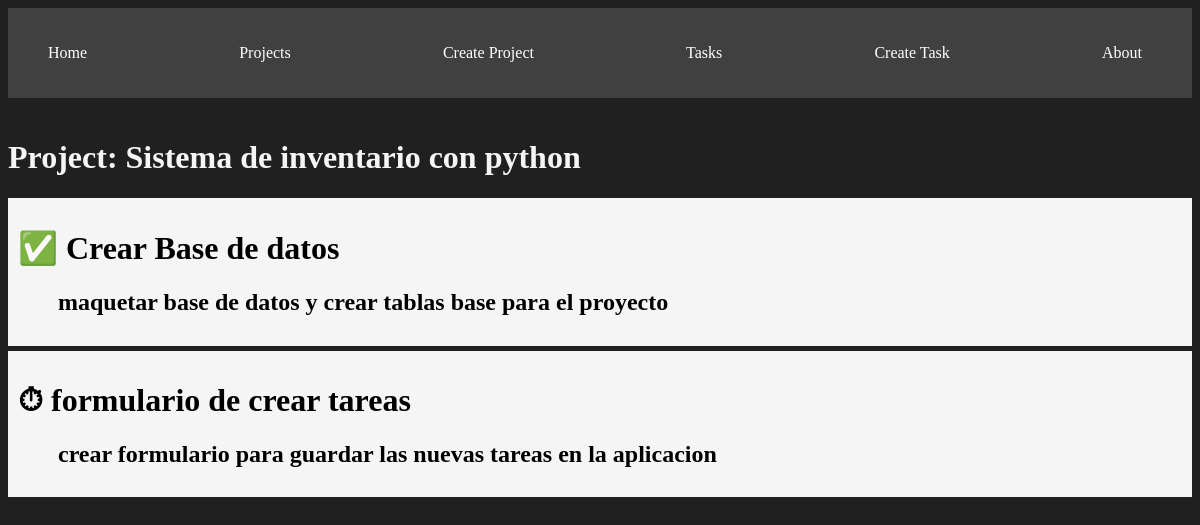
/projects/1, run on the app's committed database.
### myapp/models.py (models this page shows, shortened)
class Project(models.Model):
    name = models.CharField(max_length=200)
    def __str__(self) -> str:
        return self.name

class Task(models.Model):
    title = models.CharField(max_length=200)
    description = models.TextField()
    project = models.ForeignKey(Project, on_delete=models.CASCADE)
    done = models.BooleanField(default=False)

### myapp/views.py (the view)
# urls.py: path('projects/<int:id>', views.project_detail, name='project_detail'),
def project_detail(request, id):
    project = get_object_or_404(Project,id=id)
    tasks = Task.objects.filter(project_id=id)
    return render(request, "projects/detail_project.html",{
        'project' : project,
        'tasks' : tasks
    } )

### myapp/templates/projects/detail_project.html
{% extends 'layouts/base.html' %}
{% block content %}
<h1>Project: {{ project }}</h1>
{% if tasks %}
{% for task in tasks %}
<div class="card">
    <h1>{% if task.done %}✅{% else %}⏱{% endif %} {{task.title}}</h1>
    <h2>{{task.description}}</h2>
</div>
{% endfor %}
{% else %}
<div class="card">
    <h1>This project dont have any task to make yet, please add one!</h1>
</div>
{% endif %}
{% endblock %}

### myapp/static/styles/main.css (style rules this page uses)
body { background: #202020; color: whitesmoke; }
.card { padding: 10px; background: whitesmoke; color: black; margin-bottom: 5px; }
.card h2 { padding-left: 40px; }

### data on the page
Project: name "Sistema de inventario con python"
Task: title "Crear Base de datos", description "maquetar base de datos y crear tablas base para el proyecto"
Task: title "formulario de crear tareas", description "crear formulario para guardar las nuevas tareas en la aplicacion"
